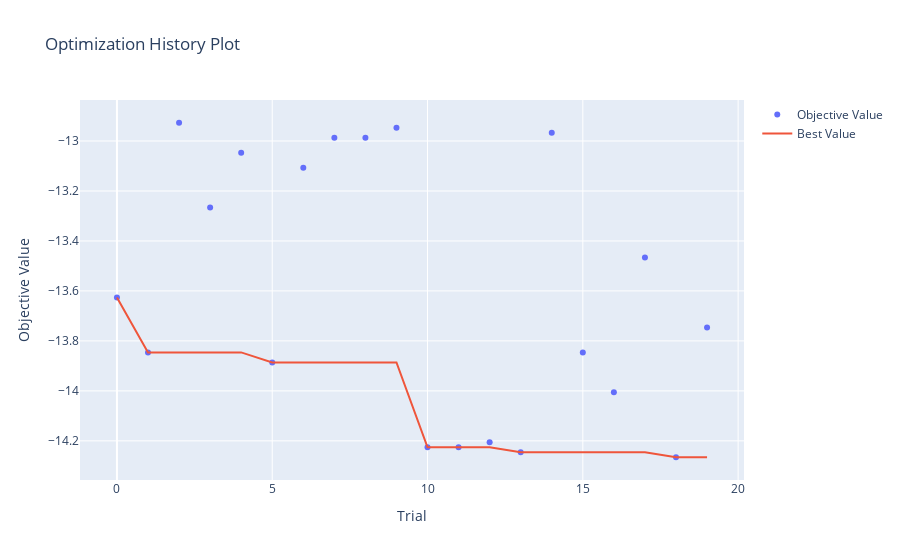

The notebook cell saved with this chart:
### Markdown cell above
### Visualize Optimization

### Code cell
# plot Optimization History
optuna.visualization.plot_optimization_history(study)

### Figure 1 — Plotly figure (JSON) as saved in the notebook; plotly's stock layout.template omitted (floating-point values rounded to 4 significant figures)
{"data": [{"mode": "markers", "name": "Objective Value", "type": "scatter", "x": [0, 1, 2, 3, 4, 5, 6, 7, 8, 9, 10, 11, 12, 13, 14, 15, 16, 17, 18, 19], "y": [-13.63, -13.85, -12.93, -13.27, -13.05, -13.89, -13.11, -12.99, -12.99, -12.95, -14.23, -14.23, -14.21, -14.25, -12.97, -13.85, -14.01, -13.47, -14.27, -13.75]}, {"mode": "lines", "name": "Best Value", "type": "scatter", "x": [0, 1, 2, 3, 4, 5, 6, 7, 8, 9, 10, 11, 12, 13, 14, 15, 16, 17, 18, 19], "y": [-13.63, -13.85, -13.85, -13.85, -13.85, -13.89, -13.89, -13.89, -13.89, -13.89, -14.23, -14.23, -14.23, -14.25, -14.25, -14.25, -14.25, -14.25, -14.27, -14.27]}, {"marker": {"color": "#cccccc"}, "mode": "markers", "name": "Infeasible Trial", "showlegend": false, "type": "scatter", "x": [], "y": []}], "layout": {"title": {"text": "Optimization History Plot"}, "xaxis": {"title": {"text": "Trial"}}, "yaxis": {"title": {"text": "Objective Value"}}}}
